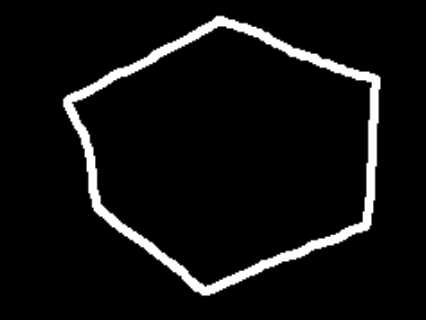
#> input picture 2d-sdf-net/shapes/raw_images/hand_drawn.png, 426 x 320 px
$ python cords_of_circ.py
#> lines starting #> are read from the running program, lines starting #| are printed output that depends on the picture; after the words box and inside, x2 and y2 are one past the last pixel; in counts of white or black regions, pixels touching at a corner belong together
import cv2
import numpy as np
import matplotlib.pyplot as plt

img_path = '../shapes/raw_images/hand_drawn.png'

out_path = '../shapes/raw/'

image = cv2.imread(img_path)
#> image is the input picture: shape (320, 426, 3); mean B, G, R 15.7, 15.7, 15.7

width, height, channels = image.shape
#> width = 320; height = 426; channels = 3

gray = cv2.cvtColor(image, cv2.COLOR_BGR2GRAY)

_, thresh = cv2.threshold(gray, 127, 255, cv2.THRESH_BINARY)
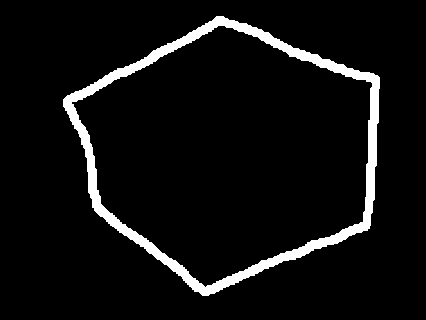
#> thresh: shape (320, 426); 6.1% white; 1 white region

contours, _ = cv2.findContours(thresh, cv2.RETR_EXTERNAL, cv2.CHAIN_APPROX_SIMPLE)
#> contours = 1 contour; box (x1, y1, x2, y2) and area: (63, 16, 380, 296) 60576

contour_image = np.zeros_like(image)

with open(f'{out_path}/circle.txt', 'w') as f:
    if len(contours) > 0:
        for contour in contours:
            for point in contour:
                x = point[0][0] / width
                y = point[0][1] / height
                f.write(f'{x} {y}\n')
#> this loop made 1 pass
    else:
        print("No contours detected.")

$ run again, with 2d-sdf-net/shapes/raw_images/circ_rect.png copied over 2d-sdf-net/shapes/raw_images/hand_drawn.png
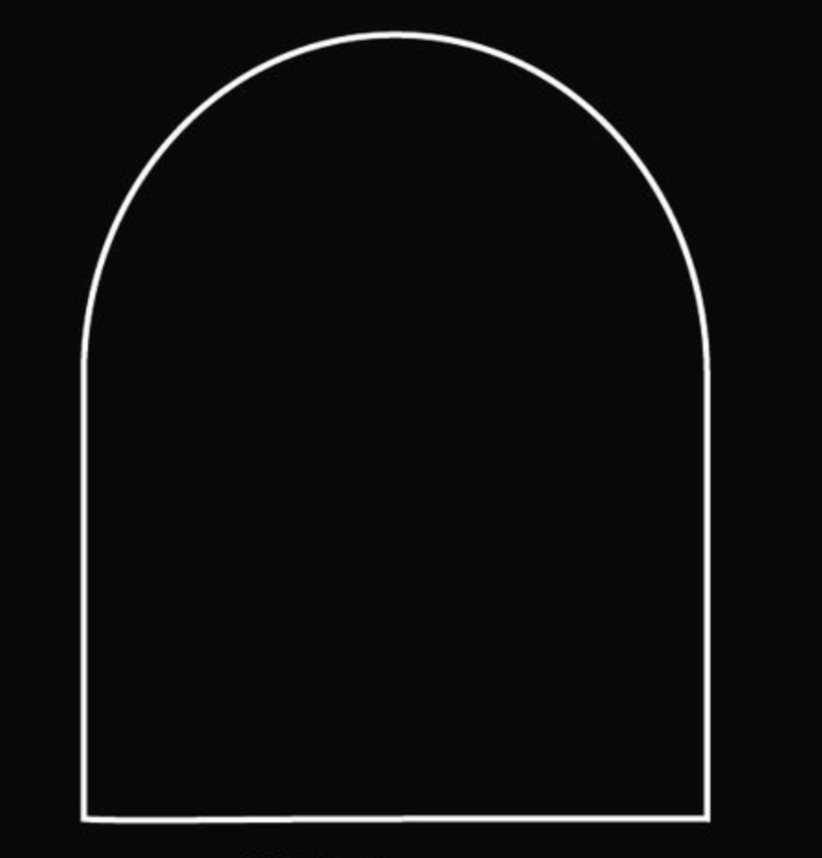
#> input picture 2d-sdf-net/shapes/raw_images/circ_rect.png, 822 x 858 px, shrunk from 1388 x 1448 before the run
#> image is the input picture: shape (858, 822, 3); mean B, G, R 13.4, 13.4, 13.4
#> `_, thresh = cv2.threshold(gray, 127, 255, cv2.THRESH_BINARY)`:
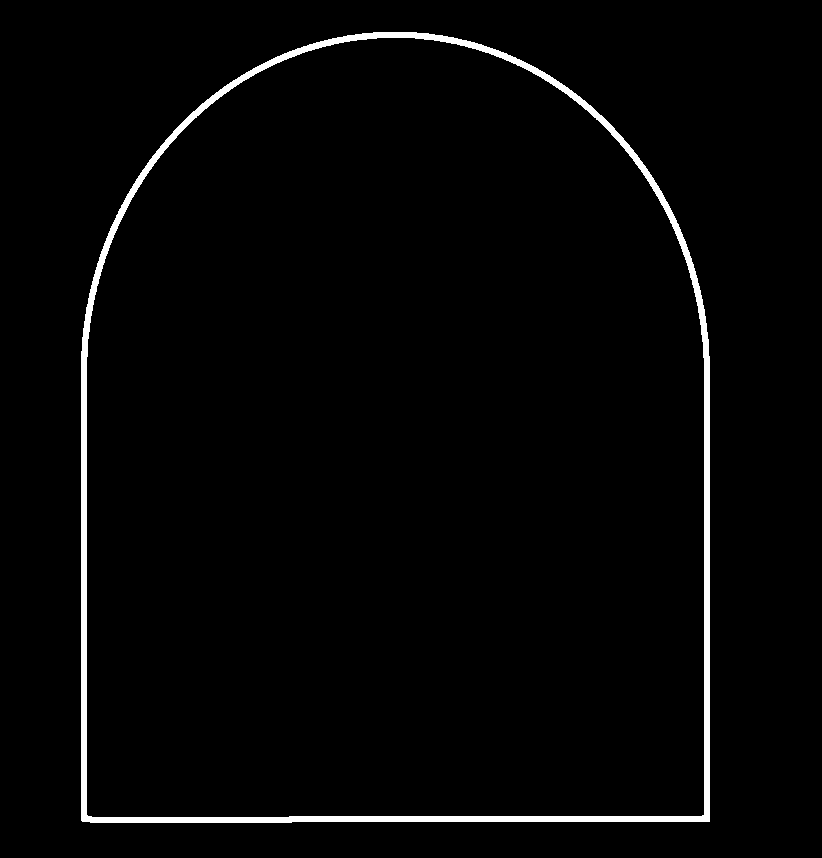
#> thresh: shape (858, 822); 2.2% white; 1 white region
#> contours = 1 contour; box (x1, y1, x2, y2) and area: (81, 32, 710, 823) 449980
#> the loop `for contour in contours:` made 1 pass

$ run again, with 2d-sdf-net/shapes/raw_images/circle.png copied over 2d-sdf-net/shapes/raw_images/hand_drawn.png
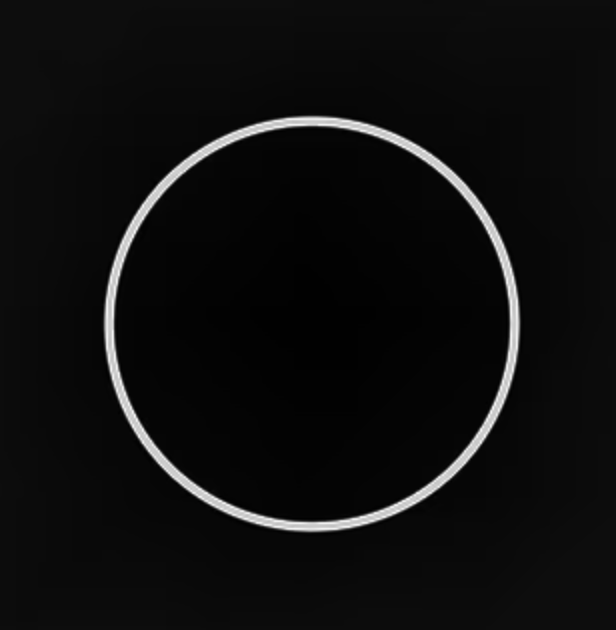
#> input picture 2d-sdf-net/shapes/raw_images/circle.png, 616 x 630 px
#> image is the input picture: shape (630, 616, 3); mean B, G, R 14.4, 14.4, 14.4
#> `_, thresh = cv2.threshold(gray, 127, 255, cv2.THRESH_BINARY)`:
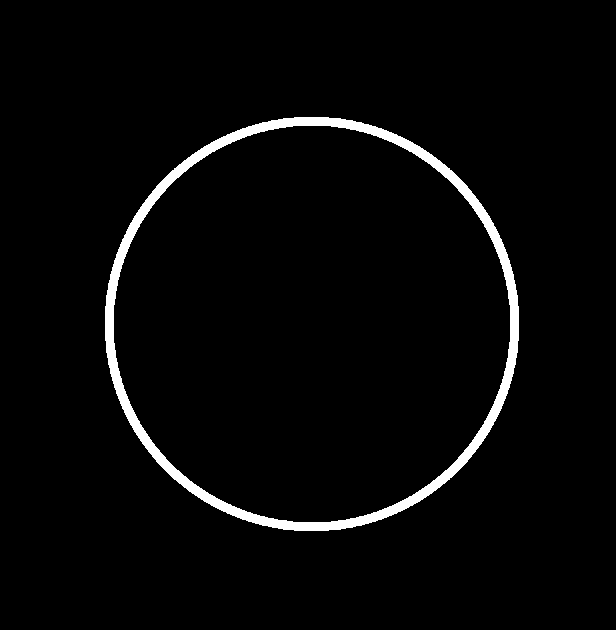
#> thresh: shape (630, 616); 3% white; 1 white region
#> contours = 1 contour; box (x1, y1, x2, y2) and area: (105, 117, 519, 531) 134604
#> the loop `for contour in contours:` made 1 pass
